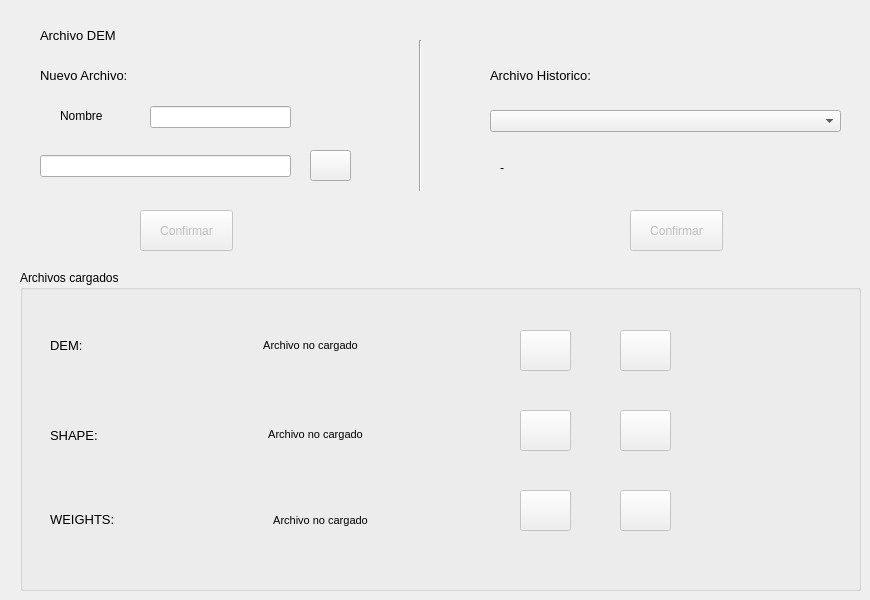
    <widget class="QWidget" name="tab_dem">
     <attribute name="title">
      <string>DEM</string>
     </attribute>
     <widget class="QLabel" name="label_47">
      <property name="geometry">
       <rect>
        <x>40</x>
        <y>20</y>
        <width>201</width>
        <height>31</height>
       </rect>
      </property>
      <property name="font">
       <font>
        <pointsize>10</pointsize>
       </font>
      </property>
      <property name="text">
       <string>Archivo DEM</string>
      </property>
     </widget>
     <widget class="QLabel" name="label_48">
      <property name="geometry">
       <rect>
        <x>40</x>
        <y>60</y>
        <width>201</width>
        <height>31</height>
       </rect>
      </property>
      <property name="font">
       <font>
        <pointsize>10</pointsize>
       </font>
      </property>
      <property name="text">
       <string>Nuevo Archivo:</string>
      </property>
     </widget>
     <widget class="QPushButton" name="bt_confirmaDEM">
      <property name="enabled">
       <bool>false</bool>
      </property>
      <property name="geometry">
       <rect>
        <x>140</x>
        <y>210</y>
        <width>93</width>
        <height>41</height>
       </rect>
      </property>
      <property name="text">
       <string>Confirmar</string>
      </property>
     </widget>
     <widget class="QComboBox" name="cb_dem">
      <property name="geometry">
       <rect>
        <x>490</x>
        <y>110</y>
        <width>351</width>
        <height>22</height>
       </rect>
      </property>
      <property name="toolTip">
       <string>Cargar archivo introducido anteriormente</string>
      </property>
     </widget>
     <widget class="QLabel" name="label_49">
      <property name="geometry">
       <rect>
        <x>490</x>
        <y>60</y>
        <width>201</width>
        <height>31</height>
       </rect>
      </property>
      <property name="font">
       <font>
        <pointsize>10</pointsize>
       </font>
      </property>
      <property name="text">
       <string>Archivo Historico:</string>
      </property>
     </widget>
     <widget class="Line" name="line_2">
      <property name="geometry">
       <rect>
        <x>410</x>
        <y>40</y>
        <width>20</width>
        <height>151</height>
       </rect>
      </property>
      <property name="orientation">
       <enum>Qt::Vertical</enum>
      </property>
     </widget>
     <widget class="QPushButton" name="bt_exp_DEM">
      <property name="geometry">
       <rect>
        <x>310</x>
        <y>150</y>
        <width>41</width>
        <height>31</height>
       </rect>
      </property>
      <property name="toolTip">
       <string>Abrir explorador de archivos</string>
      </property>
      <property name="text">
       <string/>
      </property>
      <property name="icon">
       <iconset>
        <normaloff>../Imagenes/file_explorer.png</normaloff>../Imagenes/file_explorer.png</iconset>
      </property>
     </widget>
     <widget class="QLineEdit" name="ln_DEM">
      <property name="geometry">
       <rect>
        <x>40</x>
        <y>155</y>
        <width>251</width>
        <height>22</height>
       </rect>
      </property>
      <property name="toolTip">
       <string>Introducir ruta archivo</string>
      </property>
     </widget>
     <widget class="QLabel" name="lb_estadoDEM">
      <property name="geometry">
       <rect>
        <x>180</x>
        <y>10</y>
        <width>51</width>
        <height>51</height>
       </rect>
      </property>
      <property name="text">
       <string/>
      </property>
      <property name="pixmap">
       <pixmap>../../../.designer/Imagenes/cancel.png</pixmap>
      </property>
     </widget>
     <widget class="QLineEdit" name="ln_nombreDEM">
      <property name="geometry">
       <rect>
        <x>150</x>
        <y>106</y>
        <width>141</width>
        <height>22</height>
       </rect>
      </property>
      <property name="toolTip">
       <string>Introducir ruta archivo</string>
      </property>
     </widget>
     <widget class="QLabel" name="label_54">
      <property name="geometry">
       <rect>
        <x>60</x>
        <y>100</y>
        <width>91</width>
        <height>31</height>
       </rect>
      </property>
      <property name="font">
       <font>
        <pointsize>9</pointsize>
       </font>
      </property>
      <property name="text">
       <string>Nombre</string>
      </property>
     </widget>
     <widget class="QGroupBox" name="groupBox_3">
      <property name="geometry">
       <rect>
        <x>20</x>
        <y>270</y>
        <width>841</width>
        <height>321</height>
       </rect>
      </property>
      <property name="title">
       <string>Archivos cargados</string>
      </property>
      <widget class="QLabel" name="label_2">
       <property name="geometry">
        <rect>
         <x>30</x>
         <y>60</y>
         <width>55</width>
         <height>31</height>
        </rect>
       </property>
       <property name="font">
        <font>
         <pointsize>10</pointsize>
        </font>
       </property>
       <property name="text">
        <string>DEM:</string>
       </property>
      </widget>
      <widget class="QLabel" name="label_11">
       <property name="geometry">
        <rect>
         <x>30</x>
         <y>150</y>
         <width>55</width>
         <height>31</height>
        </rect>
       </property>
       <property name="font">
        <font>
         <pointsize>10</pointsize>
        </font>
       </property>
       <property name="text">
        <string>SHAPE:</string>
       </property>
      </widget>
      <widget class="QLabel" name="label_16">
       <property name="geometry">
        <rect>
         <x>30</x>
         <y>234</y>
         <width>91</width>
         <height>31</height>
        </rect>
       </property>
       <property name="font">
        <font>
         <pointsize>10</pointsize>
        </font>
       </property>
       <property name="text">
        <string>WEIGHTS:</string>
       </property>
      </widget>
      <widget class="QLabel" name="lb_infoDEM">
       <property name="geometry">
        <rect>
         <x>100</x>
         <y>55</y>
         <width>381</width>
         <height>41</height>
        </rect>
       </property>
       <property name="font">
        <font>
         <pointsize>8</pointsize>
        </font>
       </property>
       <property name="text">
        <string>Archivo no cargado</string>
       </property>
       <property name="alignment">
        <set>Qt::AlignCenter</set>
       </property>
      </widget>
      <widget class="QLabel" name="lb_infoShape">
       <property name="geometry">
        <rect>
         <x>110</x>
         <y>144</y>
         <width>371</width>
         <height>41</height>
        </rect>
       </property>
       <property name="font">
        <font>
         <pointsize>8</pointsize>
        </font>
       </property>
       <property name="text">
        <string>Archivo no cargado</string>
       </property>
       <property name="alignment">
        <set>Qt::AlignCenter</set>
       </property>
      </widget>
      <widget class="QLabel" name="lb_infoWeigh">
       <property name="geometry">
        <rect>
         <x>120</x>
         <y>230</y>
         <width>361</width>
         <height>41</height>
        </rect>
       </property>
       <property name="font">
        <font>
         <pointsize>8</pointsize>
        </font>
       </property>
       <property name="text">
        <string>Archivo no cargado</string>
       </property>
       <property name="alignment">
        <set>Qt::AlignCenter</set>
       </property>
      </widget>
      <widget class="QLabel" name="estado_dem">
       <property name="geometry">
        <rect>
         <x>710</x>
         <y>50</y>
         <width>51</width>
         <height>51</height>
        </rect>
       </property>
       <property name="text">
        <string/>
       </property>
       <property name="pixmap">
        <pixmap>../../../.designer/Imagenes/cancel.png</pixmap>
       </property>
      </widget>
      <widget class="QLabel" name="estado_shape">
       <property name="geometry">
        <rect>
         <x>710</x>
         <y>130</y>
         <width>51</width>
         <height>51</height>
        </rect>
       </property>
       <property name="text">
        <string/>
       </property>
       <property name="pixmap">
        <pixmap>../../../.designer/Imagenes/cancel.png</pixmap>
       </property>
      </widget>
      <widget class="QLabel" name="estado_weight">
       <property name="geometry">
        <rect>
         <x>710</x>
         <y>224</y>
         <width>51</width>
         <height>51</height>
        </rect>
       </property>
       <property name="text">
        <string/>
       </property>
       <property name="pixmap">
        <pixmap>../../../.designer/Imagenes/cancel.png</pixmap>
       </property>
      </widget>
      <widget class="QPushButton" name="bt_addDEM">
       <property name="enabled">
        <bool>false</bool>
       </property>
       <property name="geometry">
        <rect>
         <x>500</x>
         <y>60</y>
         <width>51</width>
         <height>41</height>
        </rect>
       </property>
       <property name="text">
        <string/>
       </property>
       <property name="icon">
        <iconset>
         <normaloff>../Imagenes/add.png</normaloff>../Imagenes/add.png</iconset>
       </property>
       <property name="iconSize">
        <size>
         <width>31</width>
         <height>49</height>
        </size>
       </property>
      </widget>
      <widget class="QPushButton" name="bt_addShape">
       <property name="enabled">
        <bool>false</bool>
       </property>
       <property name="geometry">
        <rect>
         <x>500</x>
         <y>140</y>
         <width>51</width>
         <height>41</height>
        </rect>
       </property>
       <property name="text">
        <string/>
       </property>
       <property name="icon">
        <iconset>
         <normaloff>../Imagenes/add.png</normaloff>../Imagenes/add.png</iconset>
       </property>
       <property name="iconSize">
        <size>
         <width>31</width>
         <height>49</height>
        </size>
       </property>
      </widget>
      <widget class="QPushButton" name="bt_addWeight">
       <property name="enabled">
        <bool>false</bool>
       </property>
       <property name="geometry">
        <rect>
         <x>500</x>
         <y>220</y>
         <width>51</width>
         <height>41</height>
        </rect>
       </property>
       <property name="text">
        <string/>
       </property>
       <property name="icon">
        <iconset>
         <normaloff>../Imagenes/add.png</normaloff>../Imagenes/add.png</iconset>
       </property>
       <property name="iconSize">
        <size>
         <width>31</width>
         <height>49</height>
        </size>
       </property>
      </widget>
      <widget class="QPushButton" name="bt_quitDEM">
       <property name="enabled">
        <bool>false</bool>
       </property>
       <property name="geometry">
        <rect>
         <x>600</x>
         <y>60</y>
         <width>51</width>
         <height>41</height>
        </rect>
       </property>
       <property name="text">
        <string/>
       </property>
       <property name="icon">
        <iconset>
         <normaloff>../Imagenes/quit.png</normaloff>../Imagenes/quit.png</iconset>
       </property>
       <property name="iconSize">
        <size>
         <width>31</width>
         <height>49</height>
        </size>
       </property>
      </widget>
      <widget class="QPushButton" name="bt_quitShape">
       <property name="enabled">
        <bool>false</bool>
       </property>
       <property name="geometry">
        <rect>
         <x>600</x>
         <y>140</y>
         <width>51</width>
         <height>41</height>
        </rect>
       </property>
       <property name="text">
        <string/>
       </property>
       <property name="icon">
        <iconset>
         <normaloff>../Imagenes/quit.png</normaloff>../Imagenes/quit.png</iconset>
       </property>
       <property name="iconSize">
        <size>
         <width>31</width>
         <height>49</height>
        </size>
       </property>
      </widget>
      <widget class="QPushButton" name="bt_quitWeights">
       <property name="enabled">
        <bool>false</bool>
       </property>
       <property name="geometry">
        <rect>
         <x>600</x>
         <y>220</y>
         <width>51</width>
         <height>41</height>
        </rect>
       </property>
       <property name="text">
        <string/>
       </property>
       <property name="icon">
        <iconset>
         <normaloff>../Imagenes/quit.png</normaloff>../Imagenes/quit.png</iconset>
       </property>
       <property name="iconSize">
        <size>
         <width>31</width>
         <height>49</height>
        </size>
       </property>
      </widget>
     </widget>
     <widget class="QPushButton" name="bt_confirmaDEMHistorico">
      <property name="enabled">
       <bool>false</bool>
      </property>
      <property name="geometry">
       <rect>
        <x>630</x>
        <y>210</y>
        <width>93</width>
        <height>41</height>
       </rect>
      </property>
      <property name="text">
       <string>Confirmar</string>
      </property>
     </widget>
     <widget class="QLabel" name="lb_dirDEMhistorico">
      <property name="geometry">
       <rect>
        <x>500</x>
        <y>160</y>
        <width>341</width>
        <height>16</height>
       </rect>
      </property>
      <property name="font">
       <font>
        <pointsize>9</pointsize>
       </font>
      </property>
      <property name="midLineWidth">
       <number>0</number>
      </property>
      <property name="text">
       <string>-</string>
      </property>
     </widget>
    </widget>
